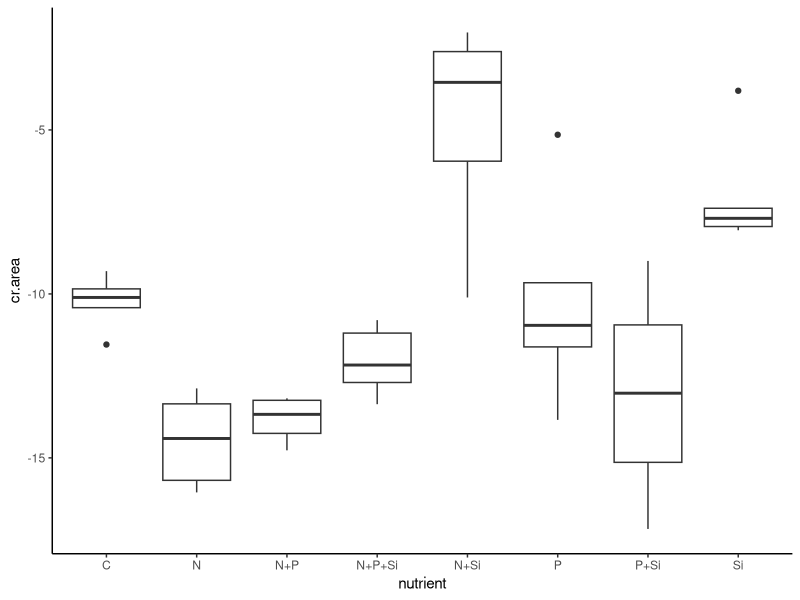
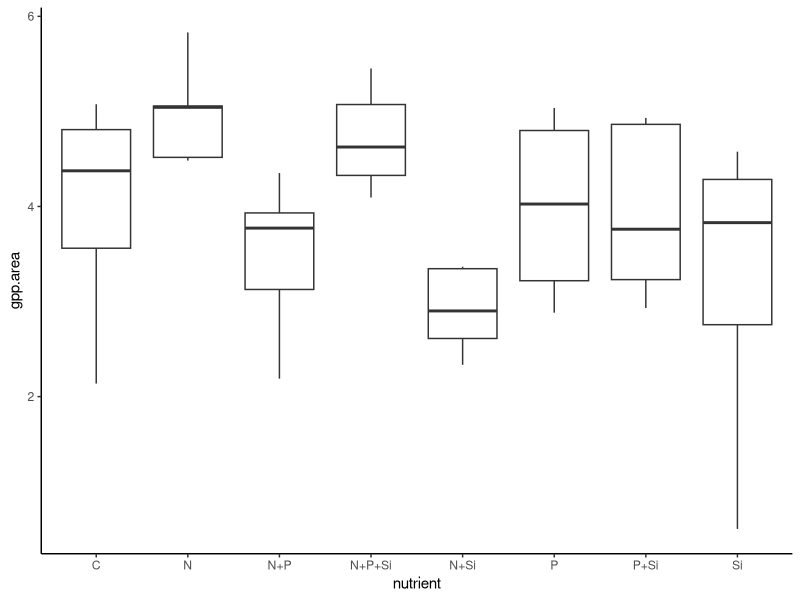
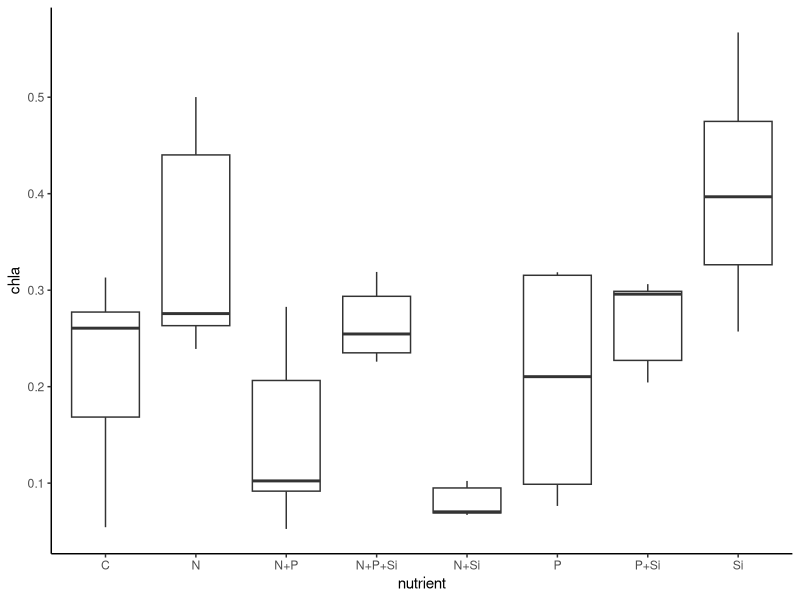
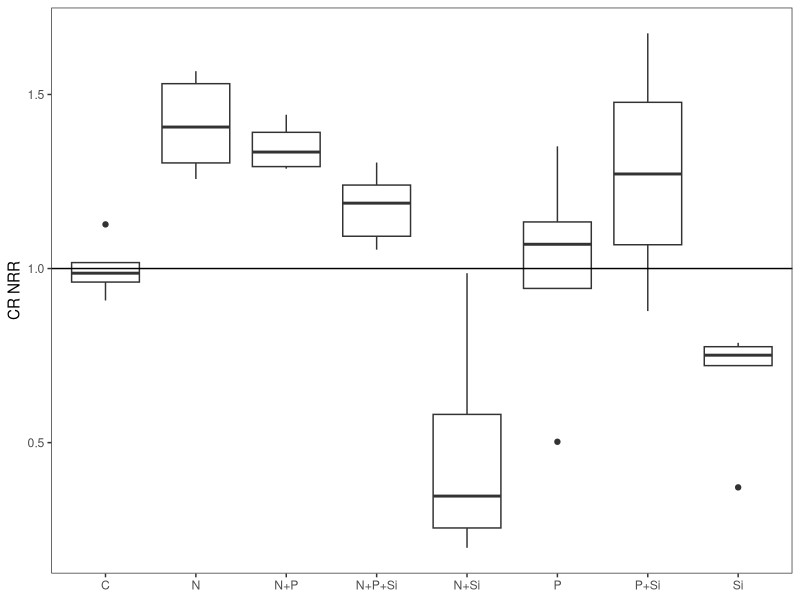
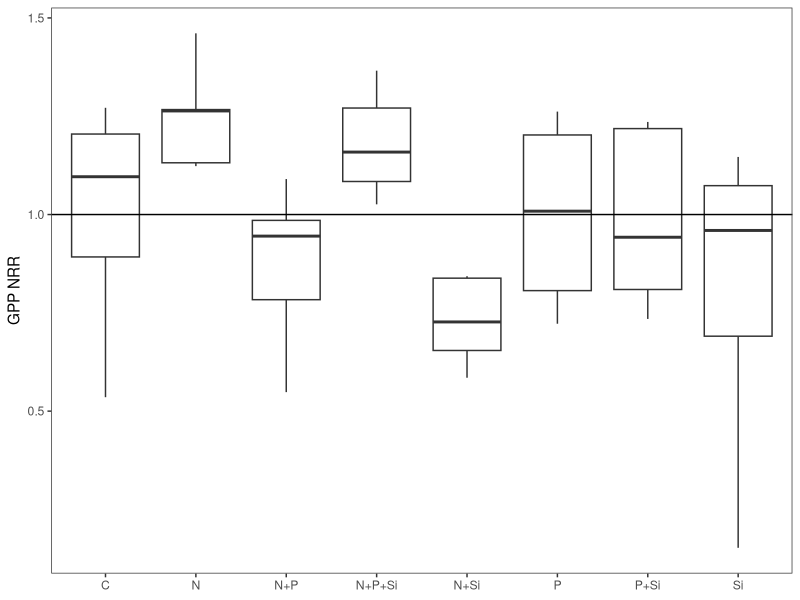
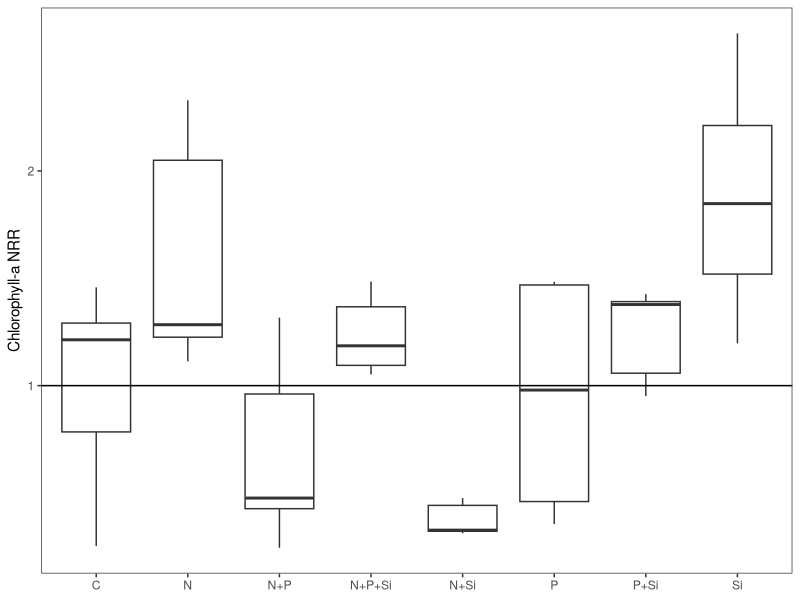
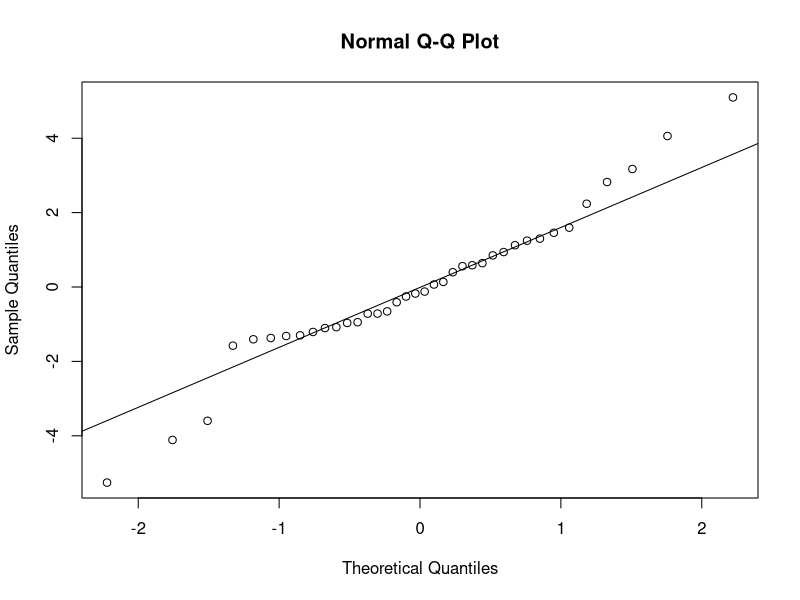
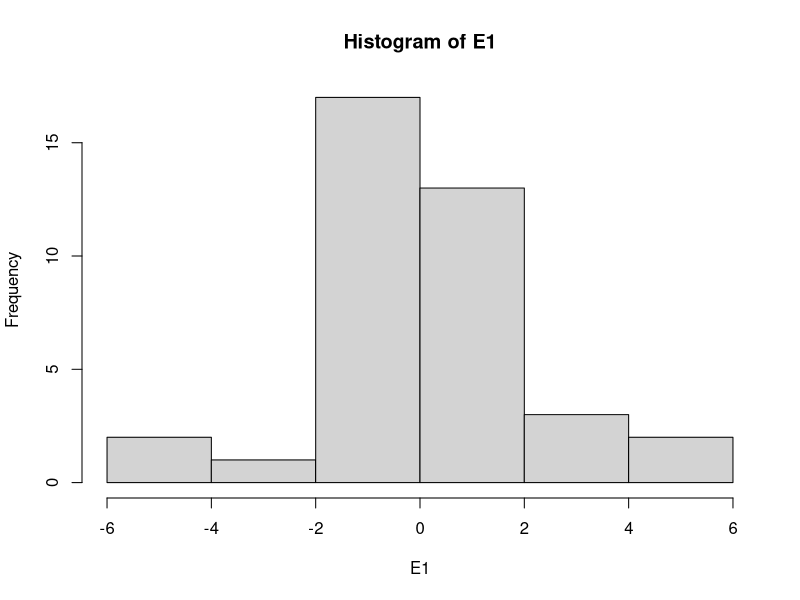

Source code (R) for these figures, in order: (Note: this script raises an error after producing the figures.)
#Author:  Clay Arango
#Creation date: 10-Feb-19
#Script to analyze NDS data from Summer 2018 WSB work with S. Roley and A. Alexiades

#packages
install.packages("nlme")
install.packages("nortest")
install.packages("plyr")
install.packages("dplyr")
install.packages("multcomp")
install.packages("MASS")
install.packages("ggplot2")
library(nlme)
library(nortest)
library(plyr)
library(dplyr)
library(multcomp)
library(MASS)
library(ggplot2)

#Load data
roza_fall <- read.table(file="roza_fall.csv", header=T, sep=",")

#set variable
d = roza_fall

#evaluate data to make sure factors are correct
names(d)

unique(d$nutrient) #control, N, NP, NPSi, NSi, P, PSi, Si
unique(d$N) #should be 0 and 1
unique(d$P) #should be 0 and 1
unique(d$Si) #should be 0 and 1
unique(d$top) #should be "sponge" and "glass"
#if need to change, use recode function below. 
d$top<-recode(d$top, "cellulose" ="sponge")
str(d)

#convert N and P and Si values (0 or 1 for absence or presence) to factors
d$N<-as.factor(d$N)
d$P<-as.factor(d$P)
d$Si<-as.factor(d$Si)
str(d)

#subset data into gpp and cr response
d.cr = subset(d, top=="sponge", data=d)
d.gpp = subset(d, top=="glass", data=d)

#check for outliers and check data entry before calculating CR-NRR
ggplot(d.cr, aes(x=nutrient, y=cr.area)) + geom_boxplot() + theme_classic()
#E3,G3 might be outliers, controls look OK

#calculate nrr for cr
x<-ddply(d.cr, "nutrient", summarise, ave_cr = mean(cr.area, na.rm=T)) 
x
d.cr$cr.nrr = d.cr$cr.area/-10.244565 #divide by control ave_cr

#check for outliers and check data entry before calculating GPP- and chla-NRR
ggplot(d.gpp, aes(x=nutrient, y=gpp.area)) + geom_boxplot() + theme_classic()
#no outliers
ggplot(d.gpp, aes(x=nutrient, y=chla)) + geom_boxplot() + theme_classic()
#no outliers

#calculate nrr for gpp and chla
x<- ddply(d.gpp, "nutrient", summarise, ave_gpp = mean(gpp.area, na.rm=T), ave_chla = mean(chla, na.rm=T)) 
x
d.gpp$gpp.nrr = d.gpp$gpp.area/3.991310 #divide by control ave_gpp
d.gpp$chla.nrr = d.gpp$chla/0.21477638 #divide by control ave_chla
#use to exclude outliers
#x1<- ddply(subset(d.gpp, !(nds.id=="F6")), "nutrient", summarise, ave_chla = mean(chla_ug_cm2, na.rm=T)) 
#x1
#d.gpp$chla.nrr_1<-d.gpp$chla_ug_cm2/2.700340

#combine into one file and export
d.cr$chla.nrr<-NA
#d.cr$chla.nrr_1<-NA#for excluded outliers
d.cr$gpp.nrr<-NA
d.gpp$cr.nrr<-NA
d.nrr<-rbind(d.cr, d.gpp)
d.nrr$site.date<-"roza_fall"
write.table(d.nrr, "roza_fall_nrr.csv",  sep=",", quote=F, row.names =F)

###############
#plots of NRR
##############
ggplot(data=subset(d.cr, !(nutrient=="control")), aes(x=nutrient, y=cr.nrr))+geom_boxplot()+theme_bw()+
  ylab("CR NRR")+geom_abline(slope = 0, intercept = 1)+
  theme(axis.title.x=element_blank(), panel.grid.minor=element_blank(), panel.grid.major=element_blank())
#N limitation, possible P+Si secondary limitation

ggplot(data=subset(d.gpp, !(nutrient=="control")), aes(x=nutrient, y=gpp.nrr))+geom_boxplot()+theme_bw()+
  ylab("GPP NRR")+geom_abline(slope = 0, intercept = 1)+
  theme(axis.title.x=element_blank(), panel.grid.minor=element_blank(), panel.grid.major=element_blank())
#possible N limitation (but not NP), likely no limitation (i.e., light?)

ggplot(data=subset(d.gpp, !(nutrient=="control")), aes(x=nutrient, y=chla.nrr))+geom_boxplot()+theme_bw()+
  ylab("Chlorophyll-a NRR")+geom_abline(slope = 0, intercept = 1)+ 
  theme(axis.title.x=element_blank(), panel.grid.minor=element_blank(), panel.grid.major=element_blank())
#possible N limitation (but not NP), possible Si secondary limitation

##########
#NRR Summary Files
#########

GPP_sum<-ddply(d.gpp, "nutrient", summarise, ave_nrr.gpp=mean(gpp.nrr, na.rm=T), sd_nrr.gpp=sd(gpp.nrr, na.rm=T), 
               se_nrr.gpp =(sd(gpp.nrr)/sqrt(sum(!is.na(gpp.nrr)))), 
               ci95_nrr.gpp = (1.96*(sd(gpp.nrr)/sqrt(sum(!is.na(gpp.nrr))))),
               ave_nrr.chla=mean(chla.nrr, na.rm=T), sd_nrr.chla=sd(chla.nrr, na.rm=T), 
               se_nrr.chla =(sd(chla.nrr)/sqrt(sum(!is.na(chla.nrr)))), 
               ci95_nrr.chla = (1.96*(sd(chla.nrr)/sqrt(sum(!is.na(chla.nrr))))))
CR_sum<-ddply(d.cr, "nutrient", summarise, ave_nrr.cr=mean(cr.nrr, na.rm=T), sd_nrr.cr=sd(cr.nrr, na.rm=T), 
              se_nrr.cr =(sd(cr.nrr)/sqrt(sum(!is.na(cr.nrr)))), 
              ci95_nrr.cr = (1.96*(sd(cr.nrr)/sqrt(sum(!is.na(cr.nrr))))))

#now combine into one and export
d.sum<-merge(GPP_sum, CR_sum, by="nutrient")
d.sum$site_date<-"roza_fall"
write.table(d.sum, "roza_fall_summ.csv",  sep=",", quote=F, row.names=F)

############################################################
#analyze RESPIRATION data
############################################################

M1<-gls(cr.area~N*P*Si, data=d.cr, na.action=na.omit)
E1<-residuals(M1)
qqnorm(E1)
qqline(E1)
ad.test(E1)
   #residuals are normally distributed, p=0.1036
hist(E1)  
plot(M1)

plot(filter(d.cr, !is.na(cr.area)) %>% dplyr::select(nutrient), 
     E1, xlab="nutrient", ylab="Residuals")
bartlett.test(cr.area~nutrient, data=d.cr)
   #variance test is below 0.05, but just barely

anova(M1)
  
x <- group_by(d.cr, nutrient) %>%  # Grouping function causes subsequent functions to aggregate by season and reach
  summarize(cr.mean = abs(mean(cr.area, na.rm = TRUE)), # na.rm = TRUE to remove missing values
            cr.sd=abs(sd(cr.area, na.rm = TRUE)),  # na.rm = TRUE to remove missing values
            n = sum(!is.na(cr.area)), # of observations, excluding NAs. 
            cr.se=cr.sd/sqrt(n))

ggplot(data=x, aes(x=nutrient, y=cr.mean)) + 
  geom_bar(stat="identity", position=position_dodge(), color = "black") + 
  geom_errorbar(aes(ymin=cr.mean, ymax=cr.mean+cr.se), width=0.2, 
                position=position_dodge(0.9)) + 
  xlab("Nutrient") +
  ylab(expression(Respiration~(ug~O[2]~m^{-2}~h^{-1}))) +
  ylim(0,20) +
  labs(fill="Light") +
  theme_bw() +
  theme(panel.grid.major=element_blank(),
        panel.grid.minor=element_blank(),
        legend.title=element_text(size=6),
        legend.key=element_blank(), 
        legend.position=c(0.5,0.95), 
        legend.text=element_text(size=8), 
        legend.background=element_blank(), 
        legend.direction="horizontal", 
        legend.key.size=unit(0.3, "cm"), 
        axis.title.y=element_text(size=8), 
        axis.title.x=element_text(size=8), 
        axis.text.x=element_text(size=8))

#ggsave('output/figures/Roza_summer.tiff',
#       units="in",
#       width=3.25,
#       height=3.25,
#       dpi=1200,
#       compression="lzw")

#summarize nrr
x <- group_by(d.cr, nutrient) %>%  # Grouping function causes subsequent functions to aggregate by season and reach
  summarize(cr.mean = abs(mean(cr.nrr, na.rm = TRUE)), # na.rm = TRUE to remove missing values
            cr.sd=abs(sd(cr.nrr, na.rm = TRUE)),  # na.rm = TRUE to remove missing values
            n = sum(!is.na(cr.nrr)), # of observations, excluding NAs. 
            cr.se=cr.sd/sqrt(n))

############################################################
#analyze the PRODUCTION data
############################################################

M1<-gls(gpp.area~N*P*Si, data=d.gpp, na.action=na.omit) 
E1<-residuals(M1)
qqnorm(E1)
qqline(E1)
ad.test(E1)
   #residuals are normal

hist(E1, xlab="residuals", main="")
plot(M1)

plot(filter(d.gpp, !is.na(gpp.area)) %>% dplyr::select(nutrient), 
     E1, xlab="nutrient", ylab="Residuals")
bartlett.test(gpp.area~nutrient, data=d.gpp)
   #OK

anova(M1)
  
x <- group_by(d.gpp, nutrient) %>%  # Grouping function causes subsequent functions to aggregate by season and reach
  summarize(gpp.mean = abs(mean(gpp.area, na.rm = TRUE)), # na.rm = TRUE to remove missing values
            gpp.sd=abs(sd(gpp.area, na.rm = TRUE)),  # na.rm = TRUE to remove missing values
            n = sum(!is.na(gpp.area)), # of observations, excluding NAs. 
            gpp.se=gpp.sd/sqrt(n))

ggplot(data=x, aes(x=nutrient, y=gpp.mean)) + 
  geom_bar(stat="identity", position=position_dodge(), color = "black") + 
  geom_errorbar(aes(ymin=gpp.mean, ymax=gpp.mean+gpp.se), width=0.2, 
                position=position_dodge(0.9)) + 
  xlab("Nutrient") +
  ylab(expression(Production~(ug~O[2]~m^{-2}~h^{-1}))) +
  labs(fill="Light") +
  theme_bw() +
  theme(panel.grid.major=element_blank(),
        panel.grid.minor=element_blank(), 
        legend.title=element_text(size=6), 
        legend.key=element_blank(),  
        legend.position=c(0.5,0.95),  
        legend.text=element_text(size=8),  
        legend.background=element_blank(),  
        legend.direction="horizontal",  
        legend.key.size=unit(0.3, "cm"),  
        axis.title.y=element_text(size=8),  
        axis.title.x=element_text(size=8),  
        axis.text.x=element_text(size=8))

#ggsave('output/figures/gppByNutrient.tiff',
#       units="in",
#       width=3.25,
#       height=3.25,
#       dpi=1200,
#       compression="lzw")

#summarize nrr
x <- group_by(d.gpp, nutrient) %>%  # Grouping function causes subsequent functions to aggregate by season and reach
  summarize(gpp.mean = abs(mean(gpp.nrr, na.rm = TRUE)), # na.rm = TRUE to remove missing values
            gpp.sd=abs(sd(gpp.nrr, na.rm = TRUE)),  # na.rm = TRUE to remove missing values
            n = sum(!is.na(gpp.nrr)), # of observations, excluding NAs. 
            gpp.se=gpp.sd/sqrt(n))

#BELOW HERE IS NOT EDITED





############################################################
#analyze the CHL-A biomass on disks

M1<-gls(chla~N*P*light, data=roza_sum.chla, na.action=na.omit)
E1<-residuals(M1)
qqnorm(E1)
qqline(E1)
ad.test(E1)
  #residuals look bad (p=0.001)
hist(E1)
plot(M1)

vf1 = varIdent(form = ~ 1|N*P)
vf2 = varIdent(form = ~ 1|light)
vf3 = varIdent(form = ~ 1|N*P*light)
vf4 = varPower(form = ~ fitted(.)) 
vf5 = varExp(form = ~ fitted(.))
vf6 = varConstPower(form = ~ fitted(.))
vf7 = varExp(form = ~ fitted(.)|nutrient)

M2<-gls(chla~N*P*light, data=roza_sum.chla, na.action=na.omit, weights=vf1)
M3<-gls(chla~N*P*light, data=roza_sum.chla, na.action=na.omit, weights=vf2)
M4<-gls(chla~N*P*light, data=roza_sum.chla, na.action=na.omit, weights=vf3)
M5<-gls(chla~N*P*light, data=roza_sum.chla, na.action=na.omit, weights=vf4)
M6<-gls(chla~N*P*light, data=roza_sum.chla, na.action=na.omit, weights=vf5)
M7<-gls(chla~N*P*light, data=roza_sum.chla, na.action=na.omit, weights=vf6)
M8<-gls(chla~N*P*light, data=roza_sum.chla, na.action=na.omit, weights=vf7)

anova(M1,M2,M3,M4,M5,M6,M7,M8)

#M3 is best on AIC

E3<-residuals(M3)
qqnorm(E3)
qqline(E3)
ad.test(E3)
#residuals are not normal (p=0.001)
hist(E3, xlab="residuals", main="")
plot(M3)
  #hist and plot look good

plot(filter(roza_sum.chla, !is.na(chla)) %>% dplyr::select(light), 
     E3, xlab="light", ylab="Residuals")
bartlett.test(chla~light, data=roza_sum.chla)

plot(filter(roza_sum.chla, !is.na(chla)) %>% dplyr::select(nutrient), 
     E3, xlab="nutrient", ylab="Residuals")
bartlett.test(chla~nutrient, data=roza_sum.chla)

anova(M3)

#light is significant and N and P separately interact with light

x<-roza_sum.chla[complete.cases(roza_sum.chla$chla),]

with(x, 
     interaction.plot(nutrient,light,chla, 
                      ylim=c(0,1.5),lty=c(1,12),lwd=2,ylab="Chlorophyll a", 
                      xlab="Nutrient", trace.label="Light"))

x <- group_by(roza_sum.chla, nutrient, light) %>%  # Grouping function causes subsequent functions to aggregate by season and reach
  summarize(chla.mean = mean(chla, na.rm = TRUE), # na.rm = TRUE to remove missing values
            chla.sd=sd(chla, na.rm = TRUE),  # na.rm = TRUE to remove missing values
            n = sum(!is.na(chla)), # of observations, excluding NAs. 
            chla.se=chla.sd/sqrt(n))

ggplot(data=x, 
       aes(x=nutrient, y=chla.mean, fill=light)) + 
  geom_bar(stat="identity", position=position_dodge(), color = "black") + 
  geom_errorbar(aes(ymin=chla.mean, ymax=chla.mean+chla.se), width=0.2, 
                position=position_dodge(0.9)) + 
  scale_fill_manual(values=c("white","black")) +
  xlab("Nutrient") +
  ylab(expression(Chlorophyll~a~(ug~cm^{-2}))) +
  ylim(0,1.7) +
  labs(fill="Light") +
  theme_bw() +
  theme(panel.grid.major=element_blank(), 
        panel.grid.minor=element_blank(), 
        legend.title=element_text(size=6), 
        legend.key=element_blank(), 
        legend.position=c(0.5,0.95), 
        legend.text=element_text(size=8), 
        legend.background=element_blank(), 
        legend.direction="horizontal", 
        legend.key.size=unit(0.3, "cm"), 
        axis.title.y=element_text(size=8), 
        axis.title.x=element_text(size=8), 
        axis.text.x=element_text(size=8))

ggsave('output/figures/chlaByNutrientLight.tiff',
       units="in",
       width=3.25,
       height=3.25,
       dpi=1200,
       compression="lzw")



############################################################
############################################################
#calculate nrr mean and standard error
x1 <- group_by(roza_sum, nutrient, light) %>%  # Grouping function causes subsequent functions to aggregate by season and reach
  summarize(chla.nrr.mean = mean(chla.nrr, na.rm = TRUE), # na.rm = TRUE to remove missing values
            chla.nrr.sd=sd(chla.nrr, na.rm = TRUE),  # na.rm = TRUE to remove missing values
            chla.n = sum(!is.na(chla.nrr)), # of observations, excluding NAs. 
            chla.nrr.se=chla.nrr.sd/sqrt(chla.n))


x2 <- group_by(roza_sum, nutrient, light) %>%  # Grouping function causes subsequent functions to aggregate by season and reach
  summarize(gpp.nrr.mean = mean(gpp.nrr, na.rm = TRUE), # na.rm = TRUE to remove missing values
            gpp.nrr.sd=sd(gpp.nrr, na.rm = TRUE),  # na.rm = TRUE to remove missing values
            gpp.n = sum(!is.na(gpp.nrr)), # of observations, excluding NAs. 
            gpp.nrr.se=gpp.nrr.sd/sqrt(gpp.n))

x3 <- group_by(roza_sum, nutrient, light) %>%  # Grouping function causes subsequent functions to aggregate by season and reach
  summarize(cr.nrr.mean = mean(cr.nrr, na.rm = TRUE), # na.rm = TRUE to remove missing values
            cr.nrr.sd=sd(cr.nrr, na.rm = TRUE),  # na.rm = TRUE to remove missing values
            cr.n = sum(!is.na(cr.nrr)), # of observations, excluding NAs. 
            cr.nrr.se=cr.nrr.sd/sqrt(cr.n))

roza_sum.nrr<-cbind(x1,x2,x3)
roza_sum.nrr <- roza_sum.nrr[, !duplicated(colnames(roza_sum.nrr))]
write.csv(roza_sum.nrr, "roza_sum.nrr.csv")
